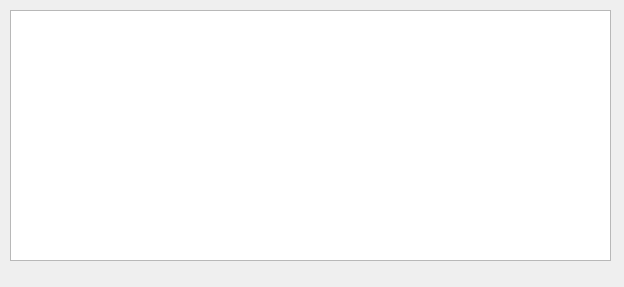
<?xml version="1.0" encoding="UTF-8"?>
<ui version="4.0">
 <class>Dialog</class>
 <widget class="QDialog" name="Dialog">
  <property name="geometry">
   <rect>
    <x>0</x>
    <y>0</y>
    <width>624</width>
    <height>287</height>
   </rect>
  </property>
  <property name="windowTitle">
   <string>Dialog</string>
  </property>
  <widget class="QTableWidget" name="tWPodzhog">
   <property name="geometry">
    <rect>
     <x>10</x>
     <y>10</y>
     <width>601</width>
     <height>251</height>
    </rect>
   </property>
  </widget>
 </widget>
 <resources/>
 <connections/>
</ui>
